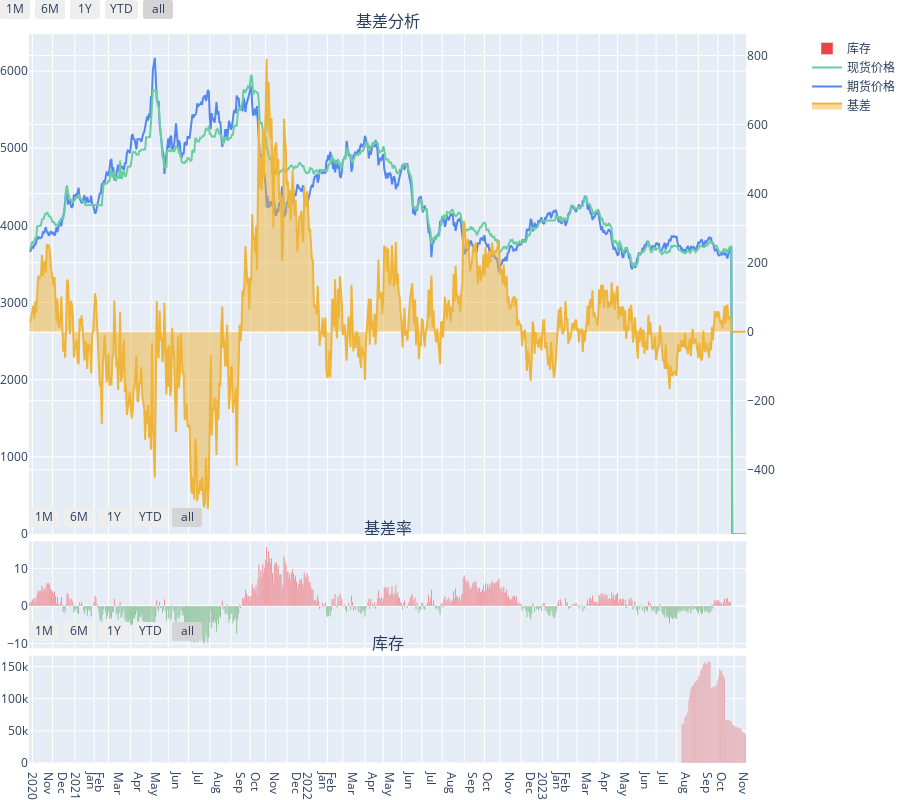

Source (notebook cell):
### Markdown cell above
### 基差走势

### Code cell
# 加载基差数据（奇货可居网）
df_rb_basis = pd.read_csv('data/rb-main-basis-20231028.csv')
df_rb_basis['基差'] = df_rb_basis['现货'] - df_rb_basis['期货']
# 加载库存数据（AK-Share网站）
futures_inventory_em_df = ak.futures_inventory_em(symbol="螺纹钢")
futures_inventory_em_df['日期'] = pd.to_datetime(futures_inventory_em_df['日期'], format="%Y-%m-%d")
# 统一日期格式
df_rb_basis['日期'] = pd.to_datetime(df_rb_basis['日期'], format="%Y-%m-%d")
# 合并基差和库存数据
df_rb0 = pd.merge(df_rb_basis, futures_inventory_em_df, on='日期', how='outer')
# 空数据清理
df_rb0 = df_rb0.fillna(0)
# 为基差率（正负值）标记颜色
df_rb0['基差率颜色'] = df_rb0['基差率'] > 0
df_rb0['基差率颜色'] = df_rb0['基差率颜色'].replace({True:1, False:0})
max_y = df_rb0['期货'].max() * 1.05
min_y = df_rb0['期货'].min() * 0.95

fig = make_subplots(rows=3, cols=1, shared_xaxes=True, specs=[[{"secondary_y": True}], [{"secondary_y": True}], [{"secondary_y": True}]],
                   vertical_spacing=0.01, subplot_titles=('基差分析', '基差率', '库存'), 
                   row_width=[0.15, 0.15, 0.7])

#fig_main = make_subplots(specs=[[{"secondary_y": True}]])
fig_future_price = go.Scatter(x=df_rb0['日期'], y=df_rb0['期货'], name='期货价格', marker_color='rgb(84,134,240)')
fig_spot_price = go.Scatter(x=df_rb0['日期'], y=df_rb0['现货'], name='现货价格', marker_color='rgb(105,206,159)')
fig_basis = go.Scatter(x=df_rb0['日期'], y=df_rb0['基差'], stackgroup='one', name='基差', marker_color='rgb(239,181,59)')
#fig_main.add_trace(fig_future_price)
#fig_main.add_trace(fig_basis_rate, secondary_y=True)

fig.add_trace(fig_basis, secondary_y=True)
fig.add_trace(fig_future_price, row = 1, col = 1)
fig.add_trace(fig_spot_price, row = 1, col = 1)

fig_basis_rate = go.Bar(x=df_rb0['日期'], y = df_rb0['基差率'], name='基差率', marker_color='rgb(244,128,68)')
#fig_basis_rate = go.Bar()
#fig_basis_rate.mode = 'markers'
# fig_basis_rate.x = df_rb0['日期']
# fig_basis_rate.y = df_rb0['基差率']
fig_basis_rate.marker.colorscale = ['green', 'red']
fig_basis_rate.marker.color = df_rb0['基差率颜色']
#fig_basis_rate.marker.size = 2
fig_basis_rate.marker.showscale = False
fig_basis_rate.showlegend = False

fig.add_trace(fig_basis_rate, row = 2, col = 1)
fig_storage = go.Bar(x=df_rb0['日期'], y=df_rb0['库存'], name='库存', marker_color='rgb(234,69,70)')
#fig_storage = px.bar(df_rb0, x='日期', y='库存')
fig.add_trace(fig_storage, row = 3, col = 1)

trade_date = ak.tool_trade_date_hist_sina()['trade_date']
trade_date = [d.strftime("%Y-%m-%d") for d in trade_date]
dt_all = pd.date_range(start=df_rb0['日期'].iloc[0],end=df_rb0['日期'].iloc[-1])
dt_all = [d.strftime("%Y-%m-%d") for d in dt_all]
dt_breaks = list(set(dt_all) - set(trade_date))

# X轴坐标按照年-月显示
fig.update_xaxes(
    showgrid=True,
    zeroline=True,
    showline=True,
    dtick="M1",  # 按月显示
    ticklabelmode="period",   # instant  period
    tickformat="%b\n%Y",
    rangebreaks=[dict(values=dt_breaks)],
    rangeslider_visible = False, # 下方滑动条缩放
    rangeselector = dict(
        # 增加固定范围选择
        buttons = list([
            dict(count = 1, label = '1M', step = 'month', stepmode = 'backward'),
            dict(count = 6, label = '6M', step = 'month', stepmode = 'backward'),
            dict(count = 1, label = '1Y', step = 'year', stepmode = 'backward'),
            dict(count = 1, label = 'YTD', step = 'year', stepmode = 'todate'),
            dict(step = 'all')
            ]))
)
#fig.update_traces(xbins_size="M1")
fig.update_layout(
    yaxis_range=[min_y,max_y],
    #autosize=False,
    #width=800,
    height=800,
    margin=dict(l=0, r=0, t=0, b=0)
)

fig.show()

### Figure 1 — Plotly figure (JSON) as saved in the notebook; plotly's stock layout.template omitted (floating-point values rounded to 4 significant figures; data arrays with more than 128 entries replaced by an {"elided": "..."} marker saying what was removed)
{"data": [{"marker": {"color": "rgb(239,181,59)"}, "name": "基差", "stackgroup": "one", "type": "scatter", "x": {"elided": "744 str values"}, "xaxis": "x", "y": {"elided": "744 float values"}, "yaxis": "y2"}, {"marker": {"color": "rgb(84,134,240)"}, "name": "期货价格", "type": "scatter", "x": {"elided": "744 str values"}, "xaxis": "x", "y": {"elided": "744 int values"}, "yaxis": "y"}, {"marker": {"color": "rgb(105,206,159)"}, "name": "现货价格", "type": "scatter", "x": {"elided": "744 str values"}, "xaxis": "x", "y": {"elided": "744 float values"}, "yaxis": "y"}, {"marker": {"color": {"elided": "744 int values"}, "colorscale": [[0, "green"], [1, "red"]], "showscale": false}, "name": "基差率", "showlegend": false, "type": "bar", "x": {"elided": "744 str values"}, "xaxis": "x2", "y": {"elided": "744 float values"}, "yaxis": "y3"}, {"marker": {"color": "rgb(234,69,70)"}, "name": "库存", "type": "bar", "x": {"elided": "744 str values"}, "xaxis": "x3", "y": {"elided": "744 int values"}, "yaxis": "y5"}], "layout": {"annotations": [{"font": {"size": 16}, "showarrow": false, "text": "基差分析", "x": 0.47, "xanchor": "center", "xref": "paper", "y": 1, "yanchor": "bottom", "yref": "paper"}, {"font": {"size": 16}, "showarrow": false, "text": "基差率", "x": 0.47, "xanchor": "center", "xref": "paper", "y": 0.304, "yanchor": "bottom", "yref": "paper"}, {"font": {"size": 16}, "showarrow": false, "text": "库存", "x": 0.47, "xanchor": "center", "xref": "paper", "y": 0.147, "yanchor": "bottom", "yref": "paper"}], "height": 800, "margin": {"b": 0, "l": 0, "r": 0, "t": 0}, "xaxis": {"anchor": "y", "domain": [0, 0.94], "dtick": "M1", "matches": "x3", "rangebreaks": [{"values": {"elided": "372 str values"}}], "rangeselector": {"buttons": [{"count": 1, "label": "1M", "step": "month", "stepmode": "backward"}, {"count": 6, "label": "6M", "step": "month", "stepmode": "backward"}, {"count": 1, "label": "1Y", "step": "year", "stepmode": "backward"}, {"count": 1, "label": "YTD", "step": "year", "stepmode": "todate"}, {"step": "all"}]}, "rangeslider": {"visible": false}, "showgrid": true, "showline": true, "showticklabels": false, "tickformat": "%b\n%Y", "ticklabelmode": "period", "zeroline": true}, "xaxis2": {"anchor": "y3", "domain": [0, 0.94], "dtick": "M1", "matches": "x3", "rangebreaks": [{"values": {"elided": "372 str values"}}], "rangeselector": {"buttons": [{"count": 1, "label": "1M", "step": "month", "stepmode": "backward"}, {"count": 6, "label": "6M", "step": "month", "stepmode": "backward"}, {"count": 1, "label": "1Y", "step": "year", "stepmode": "backward"}, {"count": 1, "label": "YTD", "step": "year", "stepmode": "todate"}, {"step": "all"}]}, "rangeslider": {"visible": false}, "showgrid": true, "showline": true, "showticklabels": false, "tickformat": "%b\n%Y", "ticklabelmode": "period", "zeroline": true}, "xaxis3": {"anchor": "y5", "domain": [0, 0.94], "dtick": "M1", "rangebreaks": [{"values": {"elided": "372 str values"}}], "rangeselector": {"buttons": [{"count": 1, "label": "1M", "step": "month", "stepmode": "backward"}, {"count": 6, "label": "6M", "step": "month", "stepmode": "backward"}, {"count": 1, "label": "1Y", "step": "year", "stepmode": "backward"}, {"count": 1, "label": "YTD", "step": "year", "stepmode": "todate"}, {"step": "all"}]}, "rangeslider": {"visible": false}, "showgrid": true, "showline": true, "tickformat": "%b\n%Y", "ticklabelmode": "period", "zeroline": true}, "yaxis": {"anchor": "x", "domain": [0.314, 1], "range": [0, 6480.0]}, "yaxis2": {"anchor": "x", "overlaying": "y", "side": "right"}, "yaxis3": {"anchor": "x2", "domain": [0.157, 0.304]}, "yaxis4": {"anchor": "x2", "overlaying": "y3", "side": "right"}, "yaxis5": {"anchor": "x3", "domain": [0, 0.147]}, "yaxis6": {"anchor": "x3", "overlaying": "y5", "side": "right"}}}
